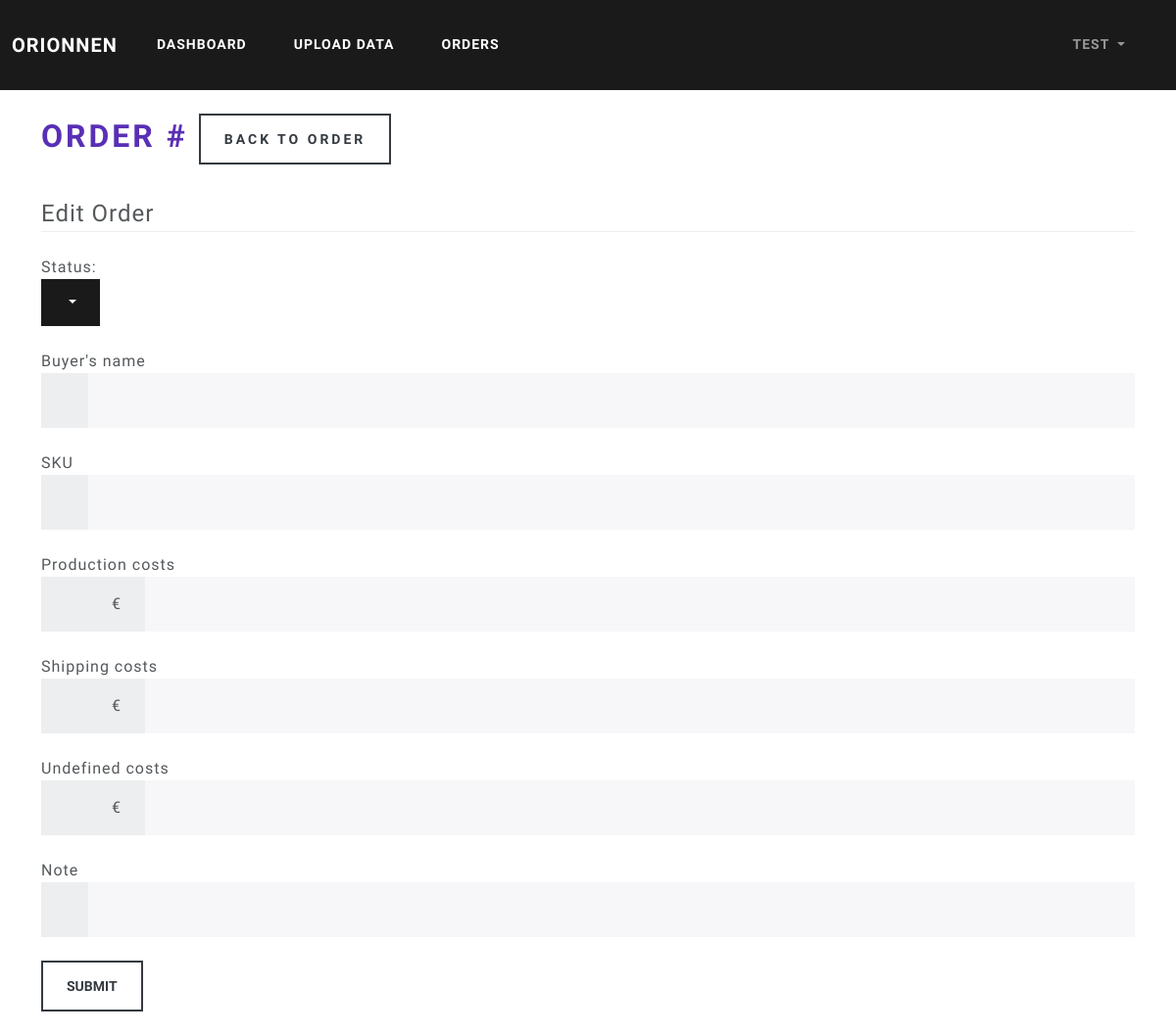
Before: /orders/id_2464165459/edit (signed in) with the older database file.
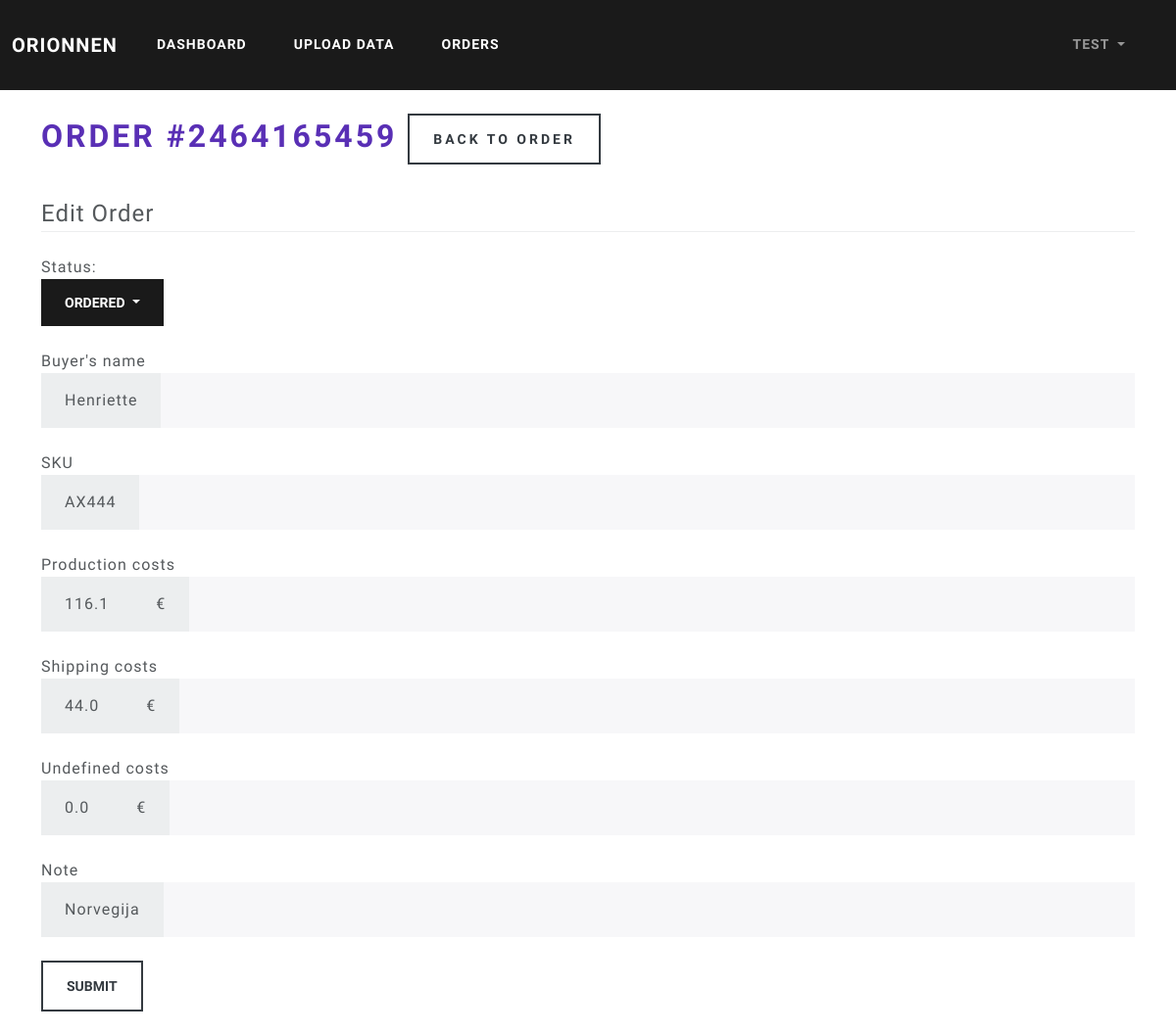
After: the same page with the newer database file.
### orionnen/models.py (models this page shows)
class Order(db.Model):
    id = db.Column(db.Integer, primary_key=True)
    user_id = db.Column(db.Integer, db.ForeignKey('user.id'), nullable=False)
    order_id = db.Column(db.Integer, unique=True, nullable=False)
    sku = db.Column(db.String(20), default='Not Specified')
    buyer = db.Column(db.String(20), default='Not Specified')
    date = db.Column(db.Date, nullable=False)
    note = db.Column(db.String(20), default='No Note')
    status = db.Column(db.String(20), default='Ordered')
    revenue = db.Column(db.Float, default=0)
    refund = db.Column(db.Float, default=0)
    net_revenue = db.Column(db.Float, default=0)
    proc_fee = db.Column(db.Float, default=0)
    cred_proc_fee = db.Column(db.Float, default=0)
    net_proc_fee = db.Column(db.Float, default=0)
    trans_trans_fee = db.Column(db.Float, default=0)
    cred_trans_trans_fee = db.Column(db.Float, default=0)
    ship_trans_fee = db.Column(db.Float, default=0)
    cred_ship_trans_fee = db.Column(db.Float, default=0)
    ad_fee = db.Column(db.Float, default=0)
    cred_ad_fee = db.Column(db.Float, default=0)
    net_ad_fee = db.Column(db.Float, default=0)
    vat_ad = db.Column(db.Float, default=0)
    cred_vat_ad = db.Column(db.Float, default=0)
    vat_proc_fee = db.Column(db.Float, default=0)
    cred_vat_proc_fee = db.Column(db.Float, default=0)
    vat_trans = db.Column(db.Float, default=0)
    cred_vat_trans = db.Column(db.Float, default=0)
    vat_ship_trans = db.Column(db.Float, default=0)
    cred_vat_ship_trans = db.Column(db.Float, default=0)
    tax = db.Column(db.Float, default=0)
    cred_tax = db.Column(db.Float, default=0)
    net_tax = db.Column(db.Float, default=0)
    trans_fee = db.Column(db.Float, default=0)
    cred_trans_fee = db.Column(db.Float, default=0)
    net_trans_fee = db.Column(db.Float, default=0)
    vat = db.Column(db.Float, default=0)
    cred_vat = db.Column(db.Float, default=0)
    net_vat = db.Column(db.Float, default=0)
    etsy_costs = db.Column(db.Float, default=0)
    prod_costs = db.Column(db.Float, default=0)
    ship_costs = db.Column(db.Float, default=0)
    undef_costs = db.Column(db.Float, default=0)
    other_costs = db.Column(db.Float, default=0)
    costs = db.Column(db.Float, default=0)
    profit = db.Column(db.Float, default=0)

### orionnen/routes.py (the view, shortened to what this page needs)
@app.route('/orders/id_<order_id>/edit', methods=['GET', 'POST'])
@login_required
def edit_order(order_id):
    order = Order.query.filter_by(order_id=order_id).filter_by(author=current_user).first()
    form = EditOrderForm()
    return render_template("edit_order.html", order=order, form=form)

### orionnen/forms.py
class EditOrderForm(FlaskForm):
    buyer = StringField("Buyer's name")
    sku = StringField('SKU')
    prod_costs = FloatField('Production costs', validators=[Optional()])
    ship_costs = FloatField('Shipping costs', validators=[Optional()])
    undef_costs = FloatField('Undefined costs', validators=[Optional()])
    note = StringField('Note')
    submit = SubmitField('Submit')

### orionnen/models.py (called while the page is built)
@login_manager.user_loader
def load_user(user_id):
    return User.query.get(int(user_id))

### orionnen/templates/edit_order.html (shortened to what this page needs)
{% extends "base.html" %}
{% block content %}
  <h1>
    Order #{{ order.order_id }} <a class="btn btn-outline-dark" href="{{ url_for('view_order', order_id=order.order_id) }}">Back to order</a>
  </h1><br>
  <legend class="border-bottom mb-4">Edit Order</legend>
  Status:
  <div class="dropdown">
    <button class="btn btn-primary dropdown-toggle" type="button" id="dropdownMenuButton1" data-bs-toggle="dropdown" aria-expanded="false">
      {{ order.status }}
    </button>
  </div><br>
  <div class="content-section">
    <form method="POST" action="">
      <fieldset class="form-group">
        <div class="form-group">
          {{ form.buyer.label(class="form-control-label") }}
          <div class="input-group">
            <span class="input-group-text">{{ order.buyer }}</span>
            {{ form.buyer(class='form-control form-control-lg') }}
          </div>
        </div><br>
        <div class="form-group">
          {{ form.sku.label(class="form-control-label") }}
          <div class="input-group">
            <span class="input-group-text">{{ order.sku }}</span>
          {{ form.sku(class="form-control form-control-lg") }}
          </div>
        </div><br>
        <div class="form-group">
          {{ form.prod_costs.label(class="form-control-label") }}
          <div class="input-group">
            <span class="input-group-text">{{ order.prod_costs }}</span>
            <span class="input-group-text">€</span>
            {% if form.prod_costs.errors %}
              {{ form.prod_costs(class="form-control form-control-lg is-invalid") }}
              <div class="invalid-feedback">
              {% for error in form.prod_costs.errors %}
                <span>{{ error }}</span>
              {% endfor %}
            </div>
            {% else %}
              {{ form.prod_costs(class="form-control form-control-lg") }}
            {% endif %}
          </div>
        </div><br>
        <div class="form-group">
          {{ form.ship_costs.label(class="form-control-label") }}
          <div class="input-group">
            <span class="input-group-text">{{ order.ship_costs }}</span>
            <span class="input-group-text">€</span>
            {% if form.ship_costs.errors %}
              {{ form.ship_costs(class="form-control form-control-lg is-invalid") }}
              <div class="invalid-feedback">
              {% for error in form.ship_costs.errors %}
                <span>{{ error }}</span>
              {% endfor %}
              </div>
            {% else %}
              {{ form.ship_costs(class="form-control form-control-lg") }}
            {% endif %}
          </div>
        </div><br>
        <div class="form-group">
          {{ form.undef_costs.label(class="form-control-label") }}
          <div class="input-group">
            <span class="input-group-text">{{ order.undef_costs }}</span>
            <span class="input-group-text">€</span>
            {% if form.undef_costs.errors %}
              {{ form.undef_costs(class="form-control form-control-lg is-invalid") }}
              <div class="invalid-feedback">
              {% for error in form.undef_costs.errors %}
                <span>{{ error }}</span>
              {% endfor %}
              </div>
            {% else %}
              {{ form.undef_costs(class="form-control form-control-lg") }}
            {% endif %}
          </div>
        </div><br>
        <div class="form-group">
          {{ form.note.label(class="form-control-label") }}
          <div class="input-group">
            <span class="input-group-text">{{ order.note }}</span>
            {{ form.note(class="form-control form-control-lg") }}
          </div>
        </div><br>
      </fieldset>
      <div class="form-group">
        {{ form.submit(class="btn btn-outline-dark") }}
      </div>
    </form>
  </div><br>
{% endblock %}

Changed rows visible on the page:
added Order: order_id "2464165459", status "ORDERED", buyer "Henriette", sku "AX444", prod_costs "116.1", ship_costs "44.0", undef_costs "0.0", note "Norvegija"
